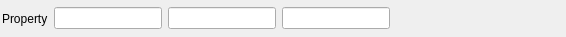
<?xml version="1.0" encoding="UTF-8"?>
<ui version="4.0">
 <class>IntVec3Widget</class>
 <widget class="QFrame" name="IntVec3Widget">
  <property name="geometry">
   <rect>
    <x>0</x>
    <y>0</y>
    <width>566</width>
    <height>37</height>
   </rect>
  </property>
  <layout class="QHBoxLayout" name="horizontalLayout">
   <property name="leftMargin">
    <number>2</number>
   </property>
   <property name="topMargin">
    <number>2</number>
   </property>
   <property name="rightMargin">
    <number>2</number>
   </property>
   <property name="bottomMargin">
    <number>2</number>
   </property>
   <item>
    <widget class="QLabel" name="IntVec3WidgetLabel">
     <property name="text">
      <string>Property</string>
     </property>
    </widget>
   </item>
   <item>
    <widget class="QLineEdit" name="xData">
     <property name="sizePolicy">
      <sizepolicy hsizetype="Fixed" vsizetype="Fixed">
       <horstretch>0</horstretch>
       <verstretch>0</verstretch>
      </sizepolicy>
     </property>
     <property name="minimumSize">
      <size>
       <width>0</width>
       <height>0</height>
      </size>
     </property>
    </widget>
   </item>
   <item>
    <widget class="QLineEdit" name="yData">
     <property name="sizePolicy">
      <sizepolicy hsizetype="Fixed" vsizetype="Fixed">
       <horstretch>0</horstretch>
       <verstretch>0</verstretch>
      </sizepolicy>
     </property>
     <property name="minimumSize">
      <size>
       <width>0</width>
       <height>0</height>
      </size>
     </property>
    </widget>
   </item>
   <item>
    <widget class="QLineEdit" name="zData">
     <property name="sizePolicy">
      <sizepolicy hsizetype="Fixed" vsizetype="Fixed">
       <horstretch>0</horstretch>
       <verstretch>0</verstretch>
      </sizepolicy>
     </property>
     <property name="minimumSize">
      <size>
       <width>0</width>
       <height>0</height>
      </size>
     </property>
    </widget>
   </item>
   <item>
    <spacer name="horizontalSpacer">
     <property name="orientation">
      <enum>Qt::Horizontal</enum>
     </property>
     <property name="sizeHint" stdset="0">
      <size>
       <width>40</width>
       <height>20</height>
      </size>
     </property>
    </spacer>
   </item>
  </layout>
 </widget>
 <tabstops>
  <tabstop>xData</tabstop>
  <tabstop>yData</tabstop>
  <tabstop>zData</tabstop>
 </tabstops>
 <resources>
  <include location="../../icons/images/Icons.qrc"/>
 </resources>
 <connections/>
</ui>
